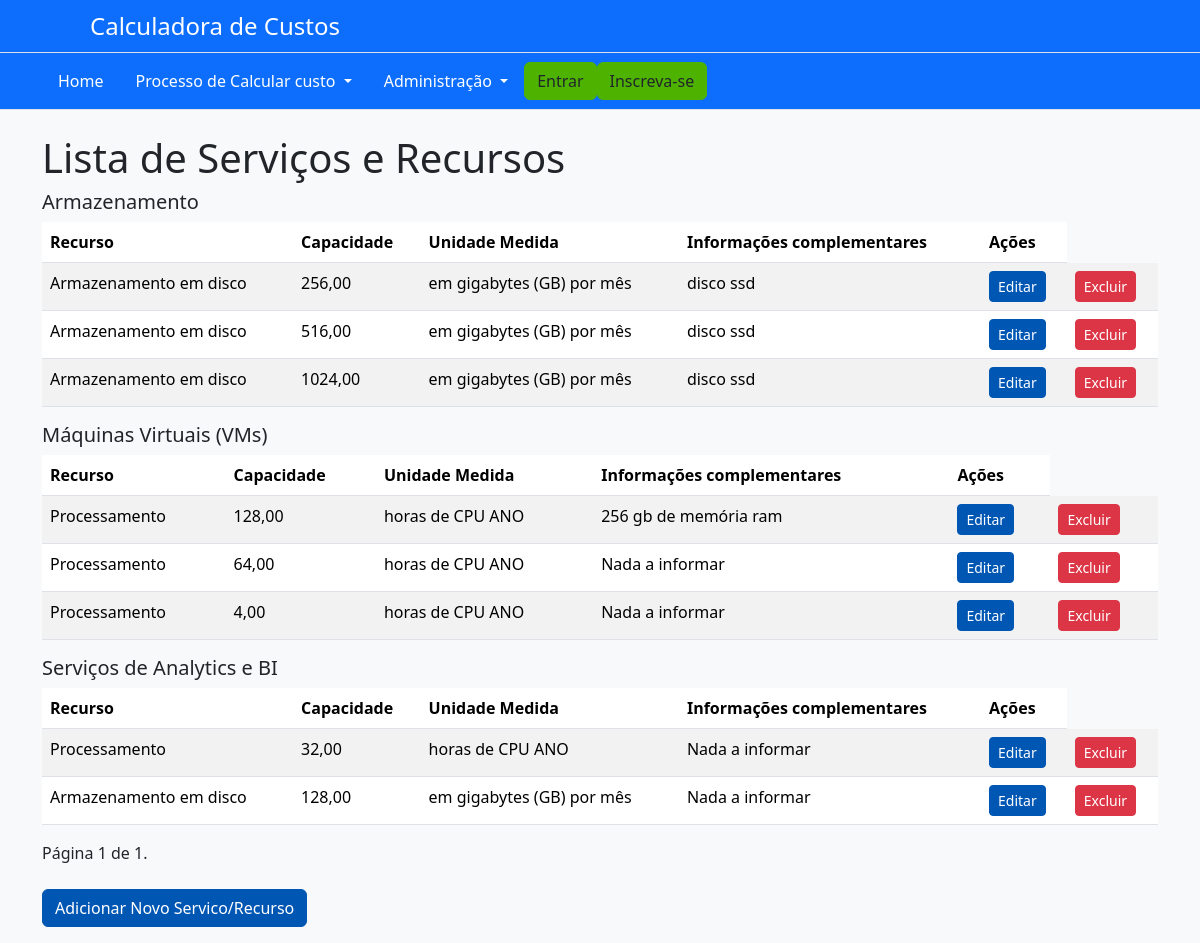
Page /listarservicorecurso on the earlier database version.
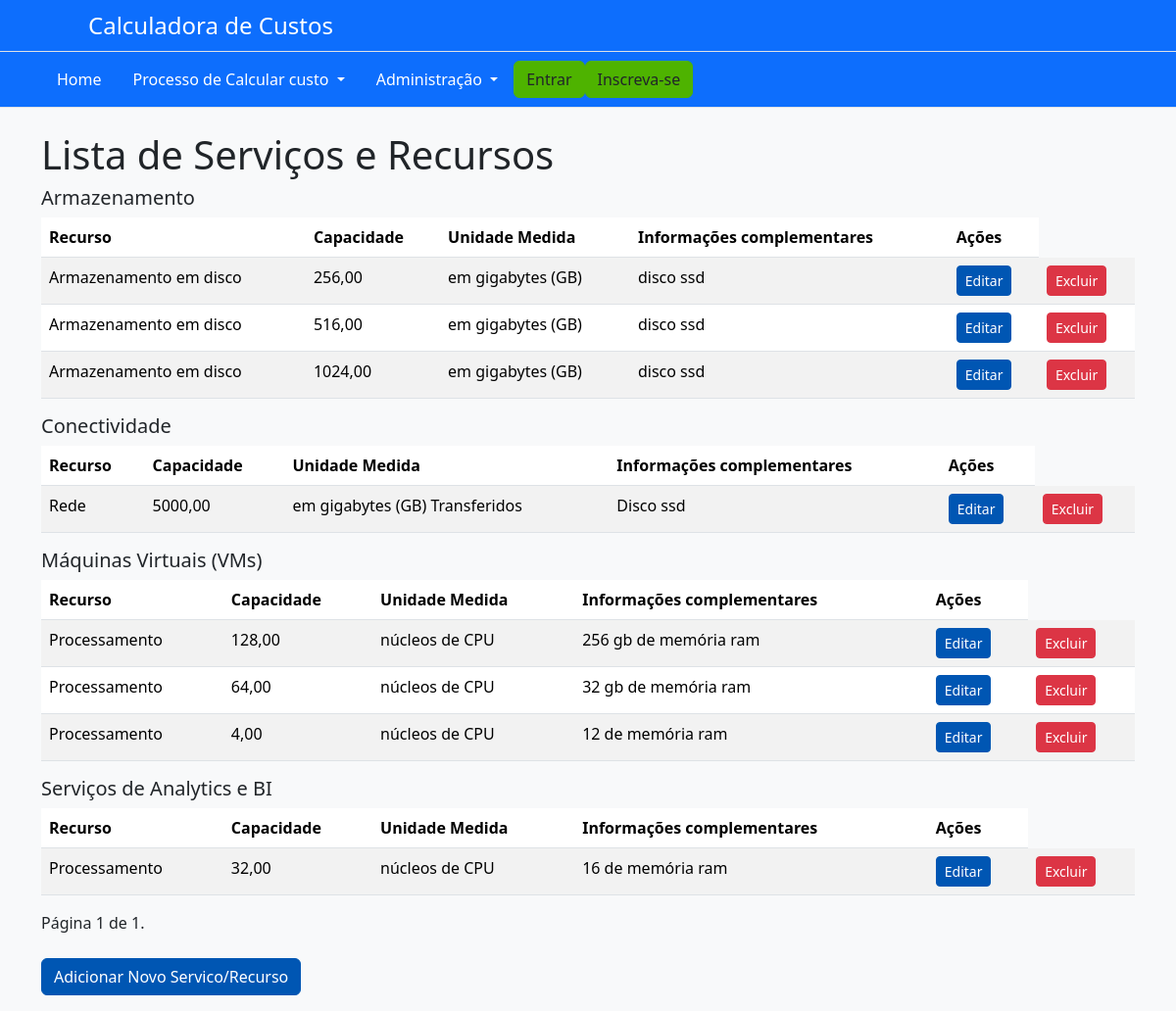
Same page on the later database version.
### AppCalculadora/models.py (models this page shows, shortened)
class Servico(models.Model):
    IAAS = 'IAAS'
    PAAS = 'PAAS'
    SAAS = 'SAAS'
    MODELO_CHOICES = [
        (IAAS, 'Infrastructure as a Service (IAAS)'),
        (PAAS, 'Platform as a Service (PAAS)'),
        (SAAS, 'Software as a Service (SAAS)'),
    ]
    modelo = models.CharField(
        max_length=255,
        choices=MODELO_CHOICES,
        default=IAAS,
    )
    nome = models.CharField(max_length=255)
    descricao = models.TextField()

class ServicoRecurso(models.Model):
    servico = models.ForeignKey(Servico, on_delete=models.CASCADE)
    recurso = models.ForeignKey(Recurso, on_delete=models.CASCADE)
    quantidade = models.DecimalField(max_digits=10, decimal_places=2)
    detalhe = models.CharField(max_length=80, default="Nada a informar")

class Recurso(models.Model):
    UNIDADE_MEDIDA_CHOICES = [
        ('núcleos de CPU', 'núcleos de CPU'),
        ('em gigabytes (GB)', 'em gigabytes (GB) '),
        ('em gigabytes (GB) Transferidos', 'em gigabytes (GB) Transferidos'),
        ('eventos monitorados', 'eventos monitorados'),
    ]
    tipo_recurso = models.ForeignKey(TipoRecurso, on_delete=models.CASCADE)
    descricao = models.CharField(max_length=255)
    detalhes = models.TextField()
    unidade_medida = models.CharField(
        max_length=255,
        choices=UNIDADE_MEDIDA_CHOICES,
        default='núcleos de CPU',
    )

### AppCalculadora/views.py (the view)
# urls.py: path('listarservicorecurso', views.listar_servico_recurso, name='listarServicoRecurso'),
def listar_servico_recurso(request):
    servicos = Servico.objects.filter(servicorecurso__isnull=False).distinct().prefetch_related('servicorecurso_set').order_by('nome')
    paginator = Paginator(servicos, 10)  # Mostra 10 serviços por página
    page_number = request.GET.get('page')
    page_objs = paginator.get_page(page_number)
    return render(request, 'servicorecurso/listar_servico_recurso.html', {'page_objs': page_objs})

### AppCalculadora/templates/servicorecurso/listar_servico_recurso.html (shortened to what this page needs)
{% extends 'base.html' %}
{% block content %}
<div class="container mt-4">
    <h1 class="page-title">Lista de Serviços e Recursos</h1>
    {% for servico in page_objs %}
        <h5>{{ servico.nome }}</h5>
        {% if servico.servicorecurso_set.exists %}
            <table class="table table-striped">
                <thead>
                    <tr>
                        <th>Recurso</th>
                        <th>Capacidade</th>
                        <th>Unidade Medida</th>
                        <th>Informações complementares</th>
                        <th>Ações</th>
                    </tr>
                </thead>
                <tbody>
                    {% for recurso in servico.servicorecurso_set.all %}
                    <tr>
                        <td>{{ recurso.recurso.descricao }}</td>
                        <td>{{ recurso.quantidade }}</td>
                        <td>{{ recurso.recurso.unidade_medida }}</td>
                        <td>{{ recurso.detalhe }}</td>
                        <td>
                            <a href="{% url 'editarServicoRecurso' recurso.id %}" class="btn btn-primary btn-sm">Editar</a>
                        </td>
                        <td>
                            <a href="{% url 'excluirServicoRecurso' recurso.id %}" class="btn btn-danger btn-sm">Excluir</a>
                        </td>
                    </tr>
                    {% endfor %}
                </tbody>
            </table>
        {% else %}
            <p>Nenhum recurso associado a este serviço.</p>
        {% endif %}
    {% endfor %}
    <div class="pagination">
        <span class="step-links">
            <span class="current">
                Página {{ page_objs.number }} de {{ page_objs.paginator.num_pages }}.
            </span>
        </span>
    </div>
    <br>
    <a href="{% url 'cadastrarServicoRecurso' %}" class="btn btn-primary mb-3">Adicionar Novo Servico/Recurso</a>
</div>
{% endblock %}

### AppCalculadora/templates/base.html (shortened to what this page needs)
<!DOCTYPE html>
<html lang="pt">
<head>
    {% load static %}
    <link rel="stylesheet" href="{% static 'css/bootstrap.min.css' %}">
    <link rel="stylesheet" href="{% static 'css/custom.css' %}">
</head>
<body>
    <header>
        <div class="px-3 py-2 bg-primary text-white border-bottom">
            <div class="container">
                <a href="/" class="d-flex align-items-center my-2 my-lg-0 me-lg-auto text-white text-decoration-none">
                    <svg class="bi me-2" width="40" height="32" role="img" aria-label="Bootstrap">
                        <use xlink:href="#bootstrap" />
                    </svg>
                    <span class="fs-4">Calculadora de Custos</span>
                </a>
            </div>
        </div>
        <div class="px-3 py-2 bg-primary text-white border-bottom">
            <div class="container">
                <div class="d-flex flex-wrap align-items-center justify-content-center justify-content-lg-start">
                    <ul class="nav col-12 col-lg-auto my-2 justify-content-center my-md-0 text-small">
                         <li class="nav-item">
                             <a href="{% url 'home' %}" class="nav-link text-white">
                                  Home
                             </a>
                        <li class="nav-item dropdown">
                            <a class="nav-link dropdown-toggle text-white" href="#" id="navbarDropdown" role="button"
                                data-bs-toggle="dropdown" aria-expanded="false">
                                Processo de Calcular custo
                            </a>
                        </li>
                        <li class="nav-item dropdown">
                            <a class="nav-link dropdown-toggle text-white" href="#" id="navbarDropdown" role="button"
                                data-bs-toggle="dropdown" aria-expanded="false">
                                Administração
                            </a>
                        </li>
                    </ul>
                    <button type="button" class="btn btn-alternative">Entrar</button>
                    <button type="button" class="btn btn-alternative">Inscreva-se</button>
                </div>
            </div>
        </div>
    </header>
    <main>
        {% block content %}{% endblock %}
    </main>
</body>
</html>

### AppCalculadora/static/css/custom.css (style rules this page uses)
body { background-color: #f8f9fa; color: #212529; }
header, .navbar-dark { background-color: #fff200; color: #ffffff; }
.navbar-brand, .nav-link, .btn-light { color: #ffffff !important; }
.btn-primary { background-color: #0056b3; border-color: #0056b3; }
.btn-alternative { background-color: #4eb300; border-color: #4eb300; }

Differences in the rows shown:
removed ServicoRecurso: recurso.descricao "Armazenamento em disco", quantidade "128,00", recurso.unidade_medida "em gigabytes (GB) por mês", detalhe "Nada a informar", shown under Servico "Serviços de Analytics e BI"
changed through a linked row, ServicoRecurso (number 1 of 8 on the later page): recurso.unidade_medida "em gigabytes (GB) por mês" → "em gigabytes (GB)"
changed through a linked row, ServicoRecurso (number 2 of 8 on the later page): recurso.unidade_medida "em gigabytes (GB) por mês" → "em gigabytes (GB)"
changed through a linked row, ServicoRecurso (number 3 of 8 on the later page): recurso.unidade_medida "em gigabytes (GB) por mês" → "em gigabytes (GB)"
now on this page (row unchanged): Servico: nome "Conectividade"
added ServicoRecurso: recurso.descricao "Rede", quantidade "5000,00", recurso.unidade_medida "em gigabytes (GB) Transferidos", detalhe "Disco ssd", shown under "Conectividade"
changed through a linked row, ServicoRecurso "256 gb de memória ram": recurso.unidade_medida "horas de CPU ANO" → "núcleos de CPU"
changed ServicoRecurso: recurso.unidade_medida "horas de CPU ANO" → "núcleos de CPU"; detalhe "Nada a informar" → "32 gb de memória ram"
changed ServicoRecurso: recurso.unidade_medida "horas de CPU ANO" → "núcleos de CPU"; detalhe "Nada a informar" → "12 de memória ram"
changed ServicoRecurso: recurso.unidade_medida "horas de CPU ANO" → "núcleos de CPU"; detalhe "Nada a informar" → "16 de memória ram"
